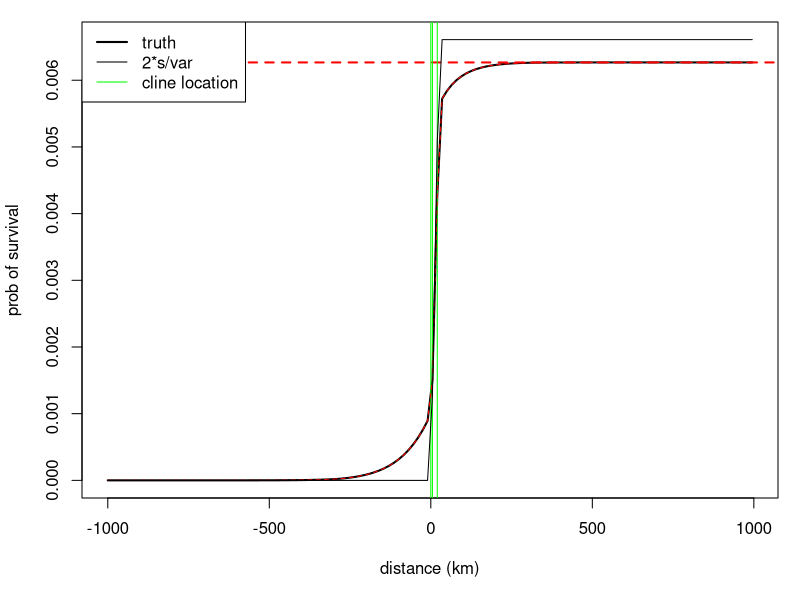
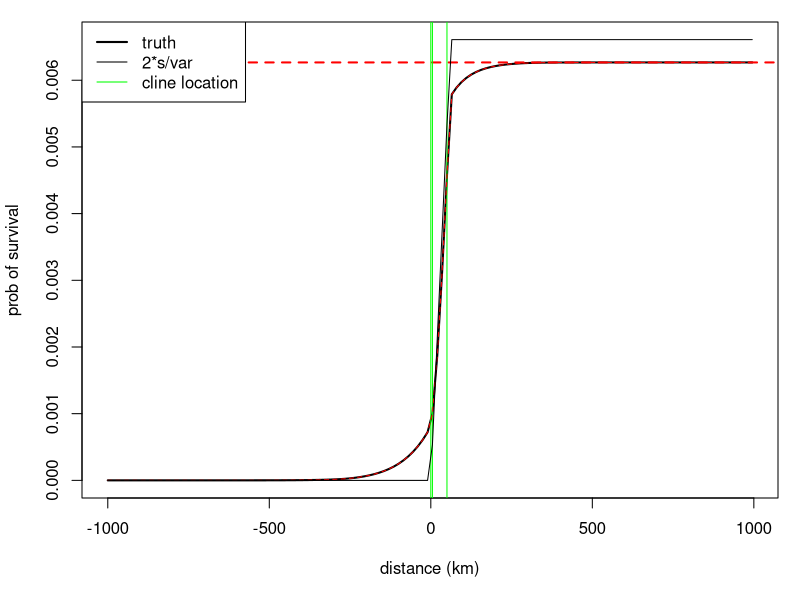
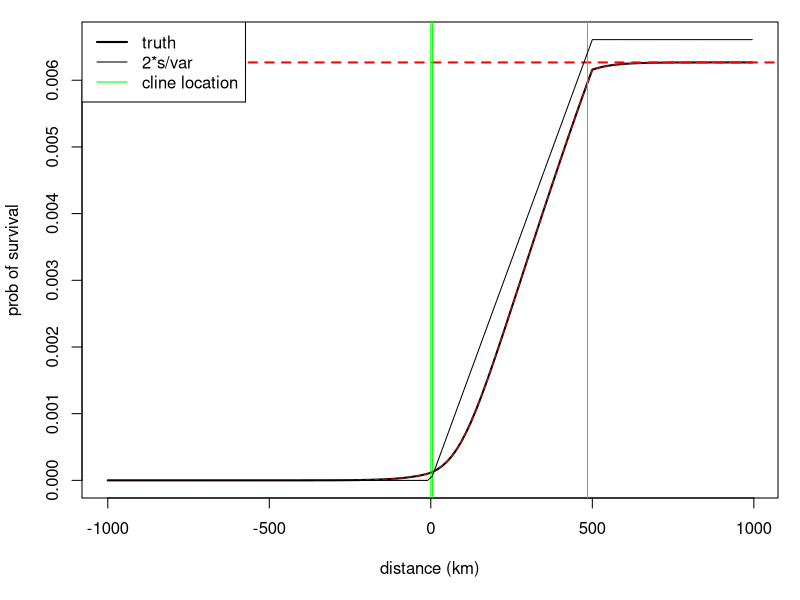

Write R code to recreate these figures, in order.
#######
# Find probability of survival with nonconstant selection
#  by finding the appropriate fixed point of the generating function

iterroot <- function (genfn,tol=sqrt(.Machine$double.eps),maxiter=1000,...) {
    # Iterate the generating function forward to a fixed point
    p0 <- genfn(1/2,...)
    for (k in 1:maxiter) {
        p <- genfn(p0,...)
        if (max(abs(p0-p))<tol) { break } else { p0 <- p }
    }
    attr(p,"niter") <- k
    attr(p,"converged") <- (k<maxiter)
    return(p)
}

for (clinewidth in c(26,62,500)) {
# clinewidth <- 500           # a much wider cline
# clinewidth <- 26            # altitudinal cline width (km): S.Am
# clinewidth <- 62            # altitudinal cline width (km): Mexico

dx <- 15            # distance between demes (km)
rangesize <- 1000   # half-length of range (km)
xx <- seq(-rangesize,rangesize,by=dx)  # deme locations (km)
sb <- 0.1           # maximum benefit of allele in highlands
sd <- 0.00001       # maximum deleterious affect of allele in lowlands
elevends <- c(500,2500)     # endpoints of elevation (m)
alpha <- (sb+sd)/clinewidth      # slope of selection with altitude (units of s per km)
selfn <- function (x) { pmin( sb, pmax( -sd, alpha*x ) ) }   # gives the cline as a function of distance
selx <- selfn(xx)

# Examples:
# simple demographic model: binary branching
m <- .5
eqvals <- c( 1, iterroot( function (p) (1/2)*(1-sb) + (1/2)*(1+sb)*p^2 ) )
genfn <- function (f,selx,migr=m) { (1/2)*(1-selx) + (1/2)*(1+selx)*f*( f + migr*diff(c(eqvals[1],f,eqvals[2]),differences=2) ) }
# simple demographic model: Poisson
m <- .5
eqvals <- c( 1, iterroot( function (p) exp((1+sb)*(p-1)) ) )
genfn <- function (f,selx,migr=m) { exp((1+selx)*(f+migr*diff(c(eqvals[1],f,eqvals[2]),differences=2)-1)) }

# Complex demographic model: Maize
# maize
N <- 103359  # plants per field
Nf <- 561    # ears to make next generation
pe <- 0.068  # prob of total seed stock replacement
mg <- .0083  # pollen migration
psig <- 0    # pollen migration distance
ssig <- 50   # seed stock "migration" distance
pm <- .02    # prob of partial stock addition
rm <- 0.2    # proportion of stock replaced
poisgenfn <- function (f,lambda) { 
    # generating function for a Poisson
    ans <- exp(lambda*(f-1)) 
    if (any(!is.finite(ans))) { stop("oops! nonfinite??") } else { return(ans) }
}
migrave <- function (f,pmig) {
    # average of f[x+X] over X chosen from [-sig,sig] with pmig giving the probs of moving, assumed symmetric
    #  (zero distance is what's left over)
    pzero <- 1-sum(pmig)
    sig <- length(pmig)
    ix <- outer( seq_along(f), (-sig:sig), "+" ) - .5
    ix <- .5 + ( ( (1-2*((ix%/%length(f))%%2))*ix ) %% length(f) )
    fx <- f[ix]
    dim(fx) <- dim(ix)
    return( rowSums(fx*c(rev(pmig/2),pzero,pmig/2)[col(fx)]) )
}
genfn <- function (f,selx,migr=1) {
    # full generating function, using poisgenfn and migrave as pieces
    s <- (1+2*selx)/2
    polm <- 0
    seedm <- (1-1/(1+(ssig/dx)))^(0:(6*ssig/dx))
    seedm <- migr*(seedm/sum(seedm))[-1]  # geometric with mean ssig
    return( poisgenfn( migrave(f,polm), mg*s ) * # pollen migration
        ( pe +  # local extinction
        ( (1-pe)*(1-pm) * poisgenfn(f,(1-mg)*s) * # local pollen
            poisgenfn(poisgenfn(f,(N/Nf)*s),Nf/N) + # local seeds
          (1-pe)*pm * poisgenfn(f,(1-rm)*(1-mg)*s) *       # local pollen, partial new stock
            poisgenfn(poisgenfn(f,(N/Nf)*s),(1-rm)*Nf/N)  # local seeds, partial new stock
        ) *
        ( (pe/(1-pe)) * poisgenfn(migrave(f,seedm),(1-mg)*s) * # replant other field, pollen
            poisgenfn(poisgenfn(migrave(f,seedm),(Nf/N)*s),Nf/N) + # replant other field, seeds
          pm * poisgenfn(migrave(f,seedm),rm*(1-mg)*s) *  # partial replant other field, pollen
            poisgenfn(poisgenfn(migrave(f,seedm),(N/Nf)*s),rm*Nf/N) + # partial replant other field, seeds
          (1-pe/(1-pe)-pm) ) # no replanting elsewhere
        ) )
}

eqvals <- c( 1, iterroot( function (p) genfn(p,selx=sb,migr=0) ) )
diffx <- 1-c(.00001,0)
tmpsl <- diff(genfn(diffx,selx=sb,migr=0))/diff(diffx)
meanoff <- diff(genfn(1-c(.00001,0),selx=sb,migr=0))/diff(1-c(.00001,0))
varoff <- (1/2)*diff(genfn(1-c(.00002,.00001,0),selx=sb,migr=0),differences=2)/prod(diff(1-c(.00002,.00001,0))) - meanoff^2


# check that convergence is working
niter <- 1000

f <- function (x) { 1/2 + sb*tanh(-x/30) }
ff <- matrix(NA,ncol=niter,nrow=length(xx))
ff[,1] <- f(xx)
for (k in 2:niter) { ff[,k] <- genfn(ff[,k-1],selx) }

pdf(paste("prob-estab-",clinewidth,".pdf",sep=''), width=3, height=3, pointsize=10)
par(mar=c(5,4,1,1)+.1)
plot(xx,1-ff[,niter],type='l',lwd=2,ylim=c(0,max(1-ff[,niter],2*sb/varoff)),xlab="distance (km)", ylab="prob of survival")
abline(h=1-eqvals[2], lty=2, lwd=2, col='red')
abline(v=c(0,xx[min(which(selx>-sd))],xx[max(which(selx<sb))]),col='green')
lines(xx,1-iterroot( genfn, selx=selx ), col='red', lty=2 )
lines(xx,2*selx/varoff)
legend('topleft',legend=c('truth','2*s/var','cline location'),lty=c(1,1,1),col=c('black','black','green'),lwd=c(2,1,1),bg='white')
dev.off()

# end iterate over clinewidth
}


if (interactive()) {
    layout(t(1:2))
    matplot(xx,ff[,floor(seq(2,ncol(ff),length.out=100))],type='l',ylim=1-2*rev(1-eqvals),col=rainbow(120)[1:100],xlab="distance (km)", ylab="prob of exinction")
    lines(xx,ff[,1],col='red')
    abline( h=eqvals[2], lty=2, lwd=2 )
    text( min(xx), eqvals[2], labels="equilibrium value", adj=c(0,0) )
    abline(v=0,col='green')
    # par(new=TRUE)
    # plot(xx,selfn(xx),col='green',type='l',yaxt='n',ylab='')
    # axis(4)
    plot(xx,1-ff[,niter],type='l',lwd=2,ylim=c(0,max(1-ff[,niter],2*sb/varoff)),xlab="distance (km)", ylab="prob of survival")
    abline(h=1-eqvals[2], lty=2, lwd=2, col='red')
    text( min(xx), 1-eqvals[2], labels="equilibrium value", adj=c(0,0) )
    abline(v=c(0,xx[min(which(selx>-sd))],xx[max(which(selx<sb))]),col='green')
    lines(xx,1-iterroot( genfn, selx=selx ), col='red', lty=2 )
    lines(xx,2*selx/varoff)

    ## Look at the fixed-s generating functions
    layout(t(1:2))
    tmpx <- seq(0,1,length.out=1000)
    diffx <- 1-c(.00001,0)
    plot( tmpx, genfn(tmpx,selx=0,migr=0), ylim=c(0,1), type='l', col='blue' ) # deleterious
    tmpsl <- diff(genfn(diffx,selx=0,migr=0))/diff(diffx); abline( 1-tmpsl, tmpsl, col='blue', lty=3 )
    lines( tmpx, genfn(tmpx,selx=-sd,migr=0), col='red' ) # neutral
    tmpsl <- diff(genfn(diffx,selx=-sd,migr=0))/diff(diffx); abline( 1-tmpsl, tmpsl, col='red', lty=3 )
    lines( tmpx, genfn(tmpx,selx=sb,migr=0), col='green' )  # beneficial
    tmpsl <- diff(genfn(diffx,selx=sb,migr=0))/diff(diffx); abline( 1-tmpsl, tmpsl, col='green', lty=3 )
    tmpvar <- (1/2)*diff(genfn(1-c(.00002,.00001,0),selx=sb,migr=0),differences=2)/prod(diff(1-c(.00002,.00001,0))) - tmpsl^2
    abline(0,1,lty=2)
    legend("bottomright",lty=1,col=c('green','blue','red'),legend=paste("s=",c(sb,0,-sd)))
    tmpx <- seq(1-2*(1-eqvals[2]),1,length.out=1000)
    plot( tmpx, genfn(tmpx,selx=sb,migr=0)-tmpx, type='l', col='green' )
    lines( tmpx, genfn(tmpx,selx=0,migr=0)-tmpx, col='blue' )
    lines( tmpx, genfn(tmpx,selx=-sd,migr=0)-tmpx, col='red' )
    points( c(eqvals[2],1-2*(tmpsl-1)/tmpvar), c(0,0), pch="*", cex=2, col=c("black","red") )
    legend("topright",pch="*",col=c("black","red"),legend=c("true","approx"))
    abline(h=0,lty=2)
}


########
## old stuff
if (FALSE) {


# From Jeff:
N <- 103359
Nf <- 561
m <- 0.2
e <- 0.068
mg <- .0083
pm <- .02
n <- 325

# from their paper
N <- 100000
Nf <- 500
m <- 0.3
e <- 0.1
mg <- .018
pm <- .02
# number of demes = ???
n <- 325  


# calculated
Ne <- 4 * Nf * N / (3*Nf + N)
Nfm <- Nf*m

a1 <- (1/4) * pm * (1-e) * (1-m)^2
a2 <- (1/4) * pm * (1-e) * m^2
a3 <- (1/4) * (1- (1-e) * pm)
a4 <- ( 3/4 - mg*(1-mg/4) ) * (1 - 2 * pm * m * (1-e) * (1-m)) + (mg * (2-mg) * (1-e) * pm * m * (1-m) + (1/4) * mg^2 )/ (n-1)
a <- c(a1,a2,a3,a4)

b4 <- ( 3/4 - mg*(1-mg/4) ) * (1 - (1-e)^2 * (1-pm*m)^2 ) / ( n *(1-e) - 1 ) + mg*(1-mg/4) / (n-1)
b5 <- (1/4)* ( 1 - (1-e)^2 * (1-pm*m)^2 ) / ( n *(1-e) - 1 )
b <- c(b4,b5)
Q <- b5/(b4+b5)

P1 <- 1/(2*(Nf-Nfm))
P2 <- 1/(2*Nfm)
P3 <- 1/(2*Nf)
P4 <- 1/(2*N)
P <- c(P1,P2,P3,P4)

T0 <- ( (1 - sum(a))/sum(b) + 1 ) / ( P4 * Q * (1-sum(a)) + sum(a*P) )
T1 <- T0 * (1-Q*P4) + 1/sum(b)

Fst <- (1-1/n) / ( (1-1/n) + sum(b) * T0 )

## Results:
# Jeff's parameters:
# T0 = 134640
# T1 = 136724
# Fst = 0.01519433

# paper's parameters:
# T0 = 140435
# T1 = 141809
# Fst = 0.009655918


###
# Branching process
# probability $$(1/2)$$: mean (1+s) (pollen)
# probability $$(1/2) (1-N_f/N) = .4975$$: 0 (not seed corn)
# probability $$(1/2) N_f/N = .0025$$: $$(1+s)N/Nf=200(1+s)$$ (seed corn)
#
# note mean is s
#  and variance is (1/2)*(1+s)( 1 + (1+s)) + (1/2)*N_f/N* (1+s) (N/Nf) (1 + (1+s) N/Nf ) - s^2
#                 = (1/2)(1+s)(2+s) - s^2 + (1/2) (1+s) (1+(1+s)(N/Nf)) , i.e. approximately N/2Nf = 100.

s <- .05
# mixture of Poissons:
genfn <- function (x) { (1/2) * ( exp((1+s)*(x-1)) + (1-Nf/N) + Nf/N * exp((x-1)*(1+s)*N/Nf) ) }
# Find the root of genfn(x)-x=0 :
# solution is approx 0.9999 , i.e. 1-2*s/100.


}
